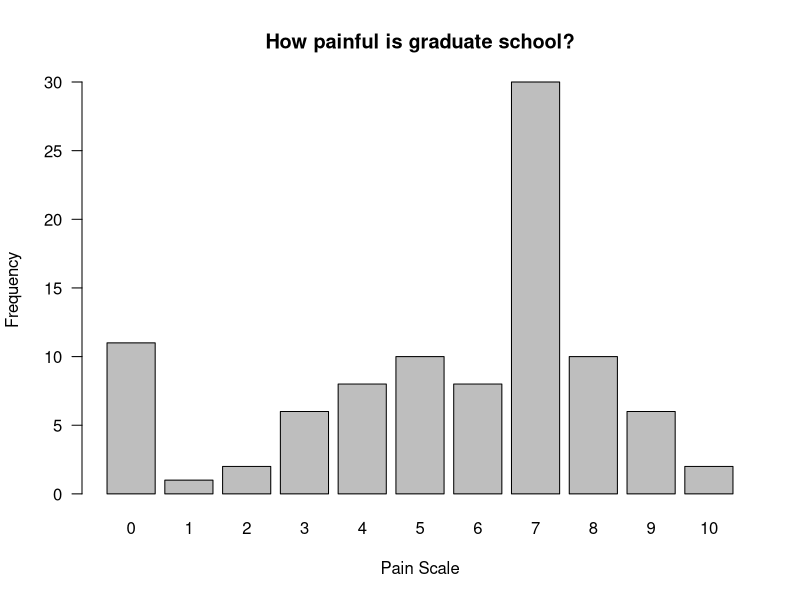

This figure's R source:
## ---- chunk 1
knitr::opts_chunk$set(echo = TRUE)
## ---- chunk 2
library(tidyverse)
library(magrittr)
library(knitr)
library(kableExtra)
library(bookdown)
library(psych)
## ---- chunk 3
gradpain <- c(rep(0,11), rep(1,1), rep(2,2), rep(3,6), rep(4,8), rep(5,10),
              rep(6,8), rep(7,30), rep(8,10), rep(9,6), rep(10,2))

barplot(table(gradpain), las=1, ylab="Frequency", xlab="Pain Scale", 
        main="How painful is graduate school?")
## ---- chunk 4
describe(gradpain)
describe(gradpain)$n
## n = 94
samplesize <- 94
## ---- chunk 5
mean(gradpain)
## ---- chunk 6
# Box 1
## sample size = 94
## mean = 5.5
## sd = 2.71

function_box1 <- function(x) {
  d.vec <- rnorm(n = 94, mean = 5.5, sd = 2.71) %>%
  round(2)
}

## this is where I went totally off the rails - I was confused about the instructions to assign d.vec simply as `gradpain`. I *WAY* overthought this and it broke everything that followed.

# From the answer key I should ahve simply made d.vec equal to gradpain and used it as my `x` in a function akin to:
# f_samp_with_repl <- function(d.vec = gradpain, n = 100){
#  samp <- sample(x = d.vec, size = n, replace = TRUE)
#    list(vec.len = length(samp),
#         vec.mean = mean(samp))
# }

mean(function_box1(gradpain))

sd(function_box1(gradpain), round(2))
## ---- chunk 7
## Box 2
# Use set.seed(7) then run your function passing in the "gradpain" vector calculated above and a sample size of length(gradpain). Use a loop to do this 100 times and store all 100 returned means.
set.seed(7)
function_box1(gradpain) ## these all broke based on my crap function above
mean(function_box1(gradpain))
print(function_box1(gradpain))

## calculate standard deviation
sd(function_box1(gradpain), round(2))

function_mean <- mean(function_box1(gradpain))
function_mean

stdev <- sd(function_box1(gradpain), round(2))
stdev

# Neither of these are working:
## confint.default(function_box1(gradpain))
## confint(function_box1(gradpain))
